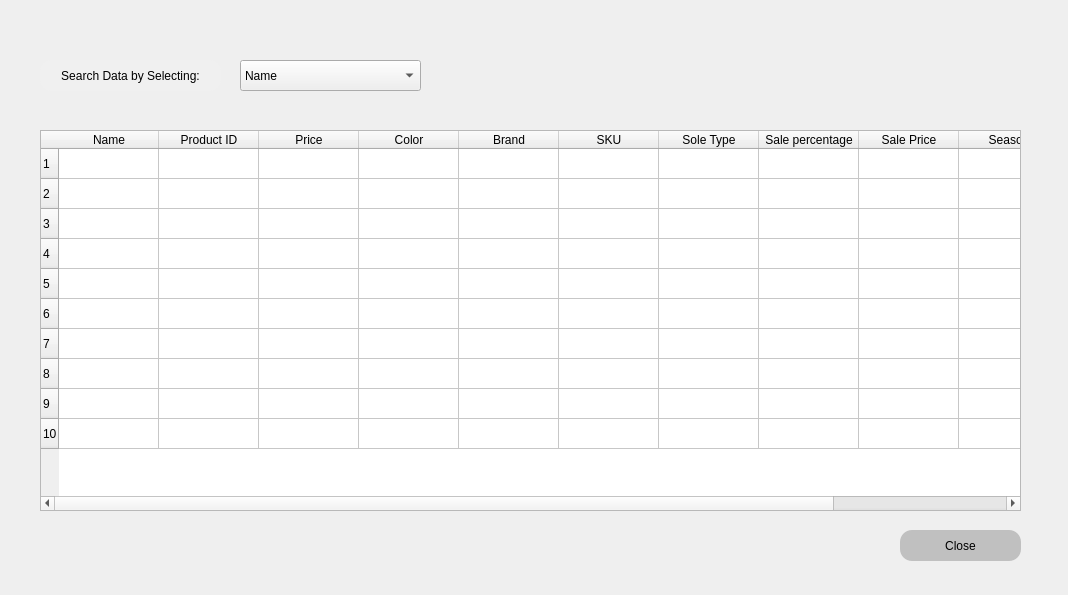
<?xml version="1.0" encoding="UTF-8"?>
<ui version="4.0">
 <class>Form</class>
 <widget class="QWidget" name="Form">
  <property name="geometry">
   <rect>
    <x>0</x>
    <y>0</y>
    <width>1068</width>
    <height>595</height>
   </rect>
  </property>
  <property name="windowTitle">
   <string>Form</string>
  </property>
  <widget class="QLabel" name="label">
   <property name="geometry">
    <rect>
     <x>0</x>
     <y>0</y>
     <width>1200</width>
     <height>800</height>
    </rect>
   </property>
   <property name="sizePolicy">
    <sizepolicy hsizetype="Fixed" vsizetype="Fixed">
     <horstretch>0</horstretch>
     <verstretch>0</verstretch>
    </sizepolicy>
   </property>
   <property name="minimumSize">
    <size>
     <width>1200</width>
     <height>800</height>
    </size>
   </property>
   <property name="maximumSize">
    <size>
     <width>1200</width>
     <height>800</height>
    </size>
   </property>
   <property name="baseSize">
    <size>
     <width>1200</width>
     <height>800</height>
    </size>
   </property>
   <property name="styleSheet">
    <string notr="true">background-image: url(:/bg/Purple-Abstract-Webpage-Background-Graphics-1.jpg);</string>
   </property>
   <property name="text">
    <string/>
   </property>
   <property name="alignment">
    <set>Qt::AlignCenter</set>
   </property>
  </widget>
  <widget class="QTableWidget" name="tableWidget">
   <property name="geometry">
    <rect>
     <x>40</x>
     <y>130</y>
     <width>981</width>
     <height>381</height>
    </rect>
   </property>
   <property name="rowCount">
    <number>10</number>
   </property>
   <row/>
   <row/>
   <row/>
   <row/>
   <row/>
   <row/>
   <row/>
   <row/>
   <row/>
   <row/>
   <column>
    <property name="text">
     <string>Name</string>
    </property>
   </column>
   <column>
    <property name="text">
     <string>Product ID</string>
    </property>
   </column>
   <column>
    <property name="text">
     <string>Price</string>
    </property>
   </column>
   <column>
    <property name="text">
     <string>Color</string>
    </property>
   </column>
   <column>
    <property name="text">
     <string>Brand</string>
    </property>
   </column>
   <column>
    <property name="text">
     <string>SKU</string>
    </property>
   </column>
   <column>
    <property name="text">
     <string>Sole Type</string>
    </property>
   </column>
   <column>
    <property name="text">
     <string>Sale percentage</string>
    </property>
   </column>
   <column>
    <property name="text">
     <string>Sale Price</string>
    </property>
   </column>
   <column>
    <property name="text">
     <string>Season</string>
    </property>
   </column>
   <column>
    <property name="text">
     <string>Size</string>
    </property>
   </column>
  </widget>
  <widget class="QPushButton" name="pushButton_4">
   <property name="geometry">
    <rect>
     <x>40</x>
     <y>60</y>
     <width>181</width>
     <height>31</height>
    </rect>
   </property>
   <property name="styleSheet">
    <string notr="true">border-radius: 12px;
background-color: rgb(240, 240, 240)

</string>
   </property>
   <property name="text">
    <string>Search Data by Selecting:</string>
   </property>
  </widget>
  <widget class="QComboBox" name="comboBox">
   <property name="geometry">
    <rect>
     <x>240</x>
     <y>60</y>
     <width>181</width>
     <height>31</height>
    </rect>
   </property>
   <item>
    <property name="text">
     <string>Name</string>
    </property>
   </item>
   <item>
    <property name="text">
     <string>Product ID</string>
    </property>
   </item>
   <item>
    <property name="text">
     <string>SKU</string>
    </property>
   </item>
   <item>
    <property name="text">
     <string>Brand </string>
    </property>
   </item>
  </widget>
  <widget class="QPushButton" name="pushButton_3">
   <property name="geometry">
    <rect>
     <x>900</x>
     <y>530</y>
     <width>121</width>
     <height>31</height>
    </rect>
   </property>
   <property name="styleSheet">
    <string notr="true">
border-radius: 12px;
background-color: rgb(192,192,192);</string>
   </property>
   <property name="text">
    <string>Close</string>
   </property>
  </widget>
 </widget>
 <resources>
  <include location="test.qrc"/>
 </resources>
 <connections/>
</ui>
